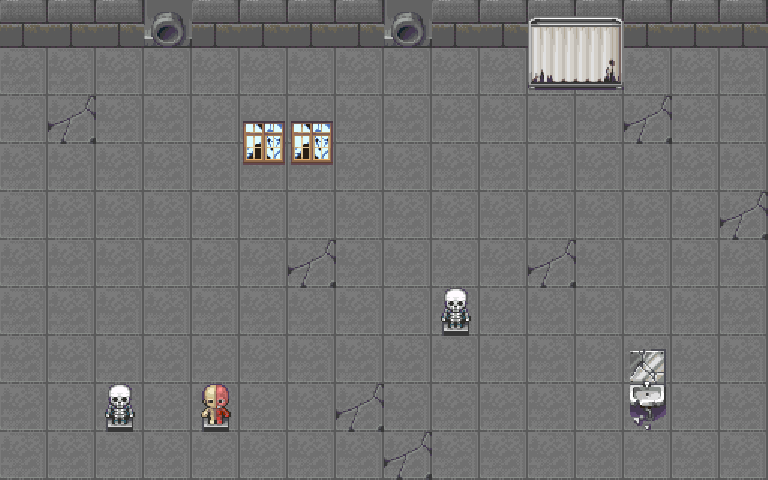

Rendered tile map (Tiled .tmx) drawn with the repository's tilesets; below, a short description and the full map source, tile grids included:
An orthogonal 16x10 tile map with 48x48 px tiles, 2 tile layers (Background, Decoration), 12 tilesets and 20 objects.

<map version="1.10" tiledversion="1.12.2" orientation="orthogonal" renderorder="right-down" width="16" height="10" tilewidth="48" tileheight="48" infinite="0" nextlayerid="5" nextobjectid="122">
 <tileset firstgid="1" source="Interiors_free_48x48.tsx" />
 <tileset firstgid="1425" source="Room_Builder_free_48x48.tsx" />
 <tileset firstgid="1816" source="Tileset_48x48_1.tsx" />
 <tileset firstgid="1916" source="Tileset_48x48_2.tsx" />
 <tileset firstgid="2016" source="Tileset_48x48_3.tsx" />
 <tileset firstgid="2116" source="Tileset_48x48_9.tsx" />
 <tileset firstgid="2216" source="Tileset_48x48_16.tsx" />
 <tileset firstgid="2384" source="nt481.tsx" />
 <tileset firstgid="2512" source="nt482.tsx" />
 <tileset firstgid="2640" source="nt483.tsx" />
 <tileset firstgid="2768" source="nt484.tsx" />
 <tileset firstgid="3024" source="nt485.tsx" />
 <layer id="1" name="Background" width="16" height="10">
  <data encoding="csv">
2644,2644,2644,2523,2644,2644,2644,2644,2523,2644,2644,2644,2644,2644,2644,2644,
2512,2512,2512,2512,2512,2512,2512,2512,2512,2512,2512,2512,2512,2512,2512,2512,
2512,2522,2512,2512,2512,2512,2512,2512,2512,2512,2512,2512,2512,2522,2512,2512,
2512,2512,2512,2512,2512,2512,2512,2512,2512,2512,2512,2512,2512,2512,2512,2512,
2512,2512,2512,2512,2512,2512,2512,2512,2512,2512,2512,2512,2512,2512,2512,2522,
2512,2512,2512,2512,2512,2512,2522,2512,2512,2512,2512,2522,2512,2512,2512,2512,
2512,2512,2512,2512,2512,2512,2512,2512,2512,2512,2512,2512,2512,2512,2512,2512,
2512,2512,2512,2512,2512,2512,2512,2512,2512,2512,2512,2512,2512,2512,2512,2512,
2512,2512,2512,2512,2512,2512,2512,2522,2512,2512,2512,2512,2512,2512,2512,2512,
2512,2512,2512,2512,2512,2512,2512,2512,2522,2512,2512,2512,2512,2512,2512,2512
</data>
 </layer>
 <layer id="2" name="Decoration" width="16" height="10">
  <data encoding="csv">
0,0,0,0,0,0,0,0,0,0,0,3064,3065,0,0,0,
0,0,0,0,0,0,0,0,0,0,0,3080,3081,0,0,0,
0,0,0,0,0,3221,3221,0,0,0,0,0,0,0,0,0,
0,0,0,0,0,3237,3237,0,0,0,0,0,0,0,0,0,
0,0,0,0,0,0,0,0,0,0,0,0,0,0,0,0,
0,0,0,0,0,0,0,0,0,0,0,0,0,0,0,0,
0,0,0,0,0,0,0,0,0,3202,0,0,0,0,0,0,
0,0,0,0,0,0,0,0,0,0,0,0,0,3103,0,0,
0,0,3202,0,3186,0,0,0,0,0,0,0,0,3119,0,0,
0,0,0,0,0,0,0,0,0,0,0,0,0,0,0,0
</data>
 </layer>
 <objectgroup id="3" name="Spawns">
  <properties>
   <property name="desc" value="在此放置玩家和敌人的出生点" />
  </properties>
  <object id="108" x="0" y="192" width="48" height="48" />
  <object id="109" x="48" y="48" width="48" height="48" />
  <object id="110" x="0" y="96" width="48" height="48" />
  <object id="111" x="0" y="288" width="48" height="48" />
  <object id="112" x="48" y="240" width="48" height="48" />
  <object id="113" x="48" y="144" width="48" height="48" />
  <object id="114" x="96" y="192" width="48" height="48" />
  <object id="115" x="96" y="96" width="48" height="48" />
  <object id="116" x="624" y="288" width="48" height="48" />
  <object id="117" x="720" y="192" width="48" height="48" />
  <object id="118" x="720" y="288" width="48" height="48" />
  <object id="119" x="720" y="384" width="48" height="48" />
  <object id="120" x="672" y="240" width="48" height="48" />
  <object id="121" x="672" y="336" width="48" height="48" />
 </objectgroup>
 <objectgroup id="4" name="Collisions">
  <properties>
   <property name="desc" value="在此绘制碰撞盒" />
  </properties>
  <object id="100" x="240" y="96" width="96" height="96" />
  <object id="101" x="528" y="0" width="96" height="96" />
  <object id="102" x="624" y="336" width="48" height="96" />
  <object id="103" x="432" y="288" width="48" height="48" />
  <object id="105" x="192" y="384" width="48" height="48" />
  <object id="107" x="96" y="384" width="48" height="48" />
 </objectgroup>
</map>
